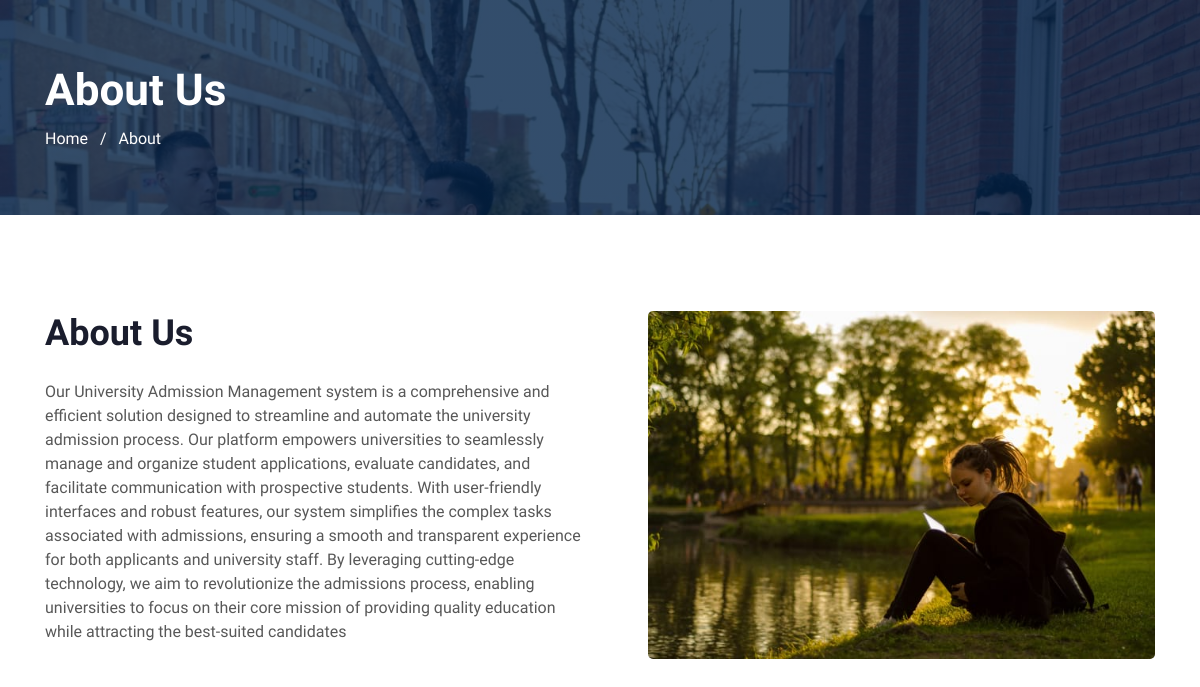
Page /about.php on the committed database.
### tables this page shows
CREATE TABLE `tblpage` (
  `ID` int(10) NOT NULL,
  `PageType` varchar(200) DEFAULT NULL,
  `PageTitle` mediumtext DEFAULT NULL,
  `PageDescription` mediumtext DEFAULT NULL,
  `Email` varchar(200) DEFAULT NULL,
  `MobileNumber` bigint(10) DEFAULT NULL,
  `UpdationDate` date DEFAULT NULL,
  `Timing` varchar(200) NOT NULL
);

### about.php (the view, shortened to what this page needs)
<?php
include('includes/dbconnection.php');
?>
<!doctype html>
<html lang="en">
<head>
  <link rel="stylesheet" href="assets/css/style-starter.css">
</head>
<body>
  <section class="w3l-about-breadcrum">
    <div class="breadcrum-bg py-sm-5 py-4">
      <div class="container py-lg-3">
        <h2>About Us</h2>
        <p><a href="index.php">Home</a> &nbsp; / &nbsp; About</p>
      </div>
    </div>
  </section>
  <section class="w3l-content-with-photo-4">
    <div id="content-with-photo4-block" class="pt-5">
      <div class="container py-md-5">
        <div class="cwp4-two row">
          <?php
          $ret = mysqli_query($con, "select * from tblpage where PageType='aboutus' ");
          while ($row = mysqli_fetch_array($ret)) {
          ?>
            <div class="cwp4-text col-lg-6">
              <h3><?php echo $row['PageTitle']; ?></h3>
              <p><?php echo $row['PageDescription']; ?>
              </p>
            <?php } ?>
            </div>
            <div class="cwp4-image col-lg-6 pl-lg-5 mt-lg-0 mt-5">
              <img src="assets/images/g4.jpg" class="img-fluid" alt="" />
            </div>
        </div>
      </div>
    </div>
  </section>
</body>
</html>

### rows in the picture
tblpage: PageTitle "About Us", PageDescription "Our University Admission Management system is a comprehensive and efficient solution designed to streamline and automate the university admission process. Our platform empowers universities to seamlessly manage and organize student applications, evaluate candidates, and facilitate communication with prospective students. With user-friendly interfaces and robust features, our system simplifies the complex tasks associated with admissions, ensuring a smooth and transparent experience for both applicants and university staff. By leveraging cutting-edge technology, we aim to revolutionize the admissions process, enabling universities to focus on their core mission of providing quality education…"
